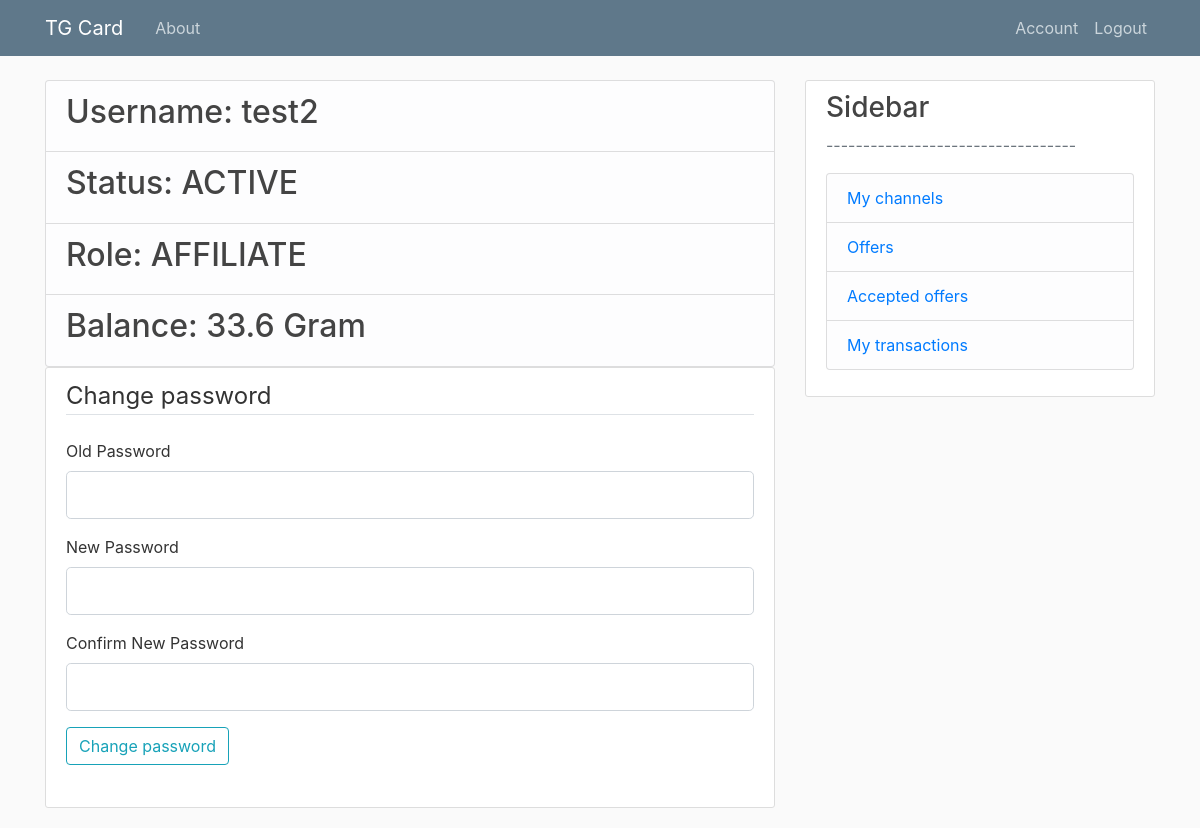
Before: /account (signed in) with the older database file.
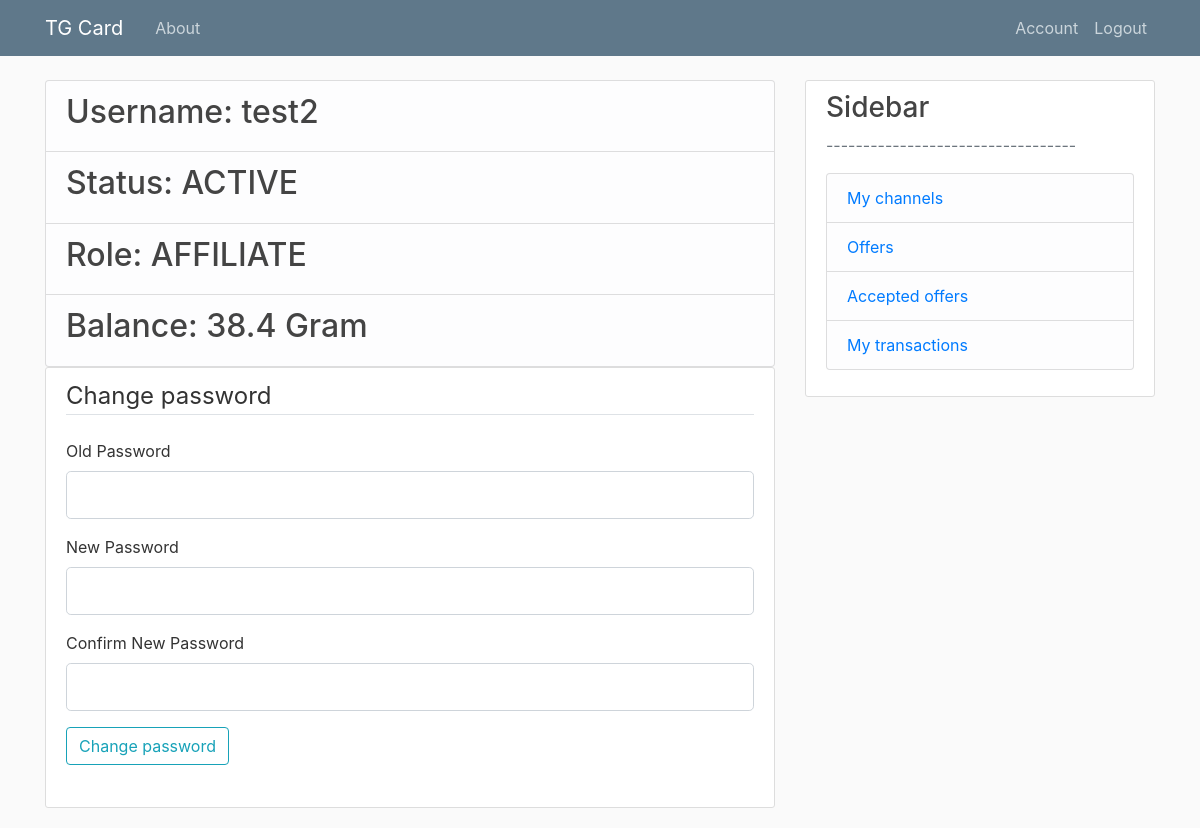
After: the same page with the newer database file.
### models.py (models this page shows, shortened)
class User(db.Model, UserMixin):
    id = db.Column(db.Integer, primary_key=True)
    username = db.Column(db.String, index=True, unique=True, nullable=False) # unique user id in telegram
    password = db.Column(db.String, nullable=False)
    role = db.Column(db.Integer, nullable=False) # advert. \ affil. \ moder. \ admin
    status = db.Column(db.String, index=True, nullable=False) # active \ inactive
    balance = db.Column(db.Float, index=True, default=0)
    channels = db.relationship('Channel', backref='user', lazy=True)
    offers = db.relationship('Offer', backref='user', lazy=True)
    tasks = db.relationship('Task', backref='user', lazy=True)
    transactionsAdv = db.relationship('Transaction', backref='userAdv', foreign_keys='Transaction.advId', lazy=True)
    transactionsAff = db.relationship('Transaction', backref='userAff', foreign_keys='Transaction.affId', lazy=True)

### routes.py (the view, shortened to what this page needs)
@app.route("/account", methods=['GET', 'POST'])
@login_required
def account():
    form = ChangePassForm()
    return render_template('account.html', title='Account', form=form)

### forms.py
class ChangePassForm(FlaskForm):
    passwordOld = PasswordField('Old Password', validators=[DataRequired()])
    passwordNew = PasswordField('New Password', validators=[DataRequired()])
    confirm_passwordNew = PasswordField('Confirm New Password',
                                     validators=[DataRequired(), EqualTo('passwordNew')])
    submit = SubmitField('Change password')

### models.py (called while the page is built)
@login_manager.user_loader
def load_user(user_id):
    return User.query.get(int(user_id))

### templates/account.html (shortened to what this page needs)
{% extends "layout.html" %}
{% block content %}
    <ul class="list-group">
        <li class="list-group-item list-group-item-light"><h2>Username: {{ current_user.username }}</h2></li>
        <li class="list-group-item list-group-item-light"><h2>Status: {{ current_user.status }}</h2></li>
        <li class="list-group-item list-group-item-light"><h2>Role: {{ current_user.role }}</h2></li>
        <li class="list-group-item list-group-item-light"><h2>Balance: {{ current_user.balance }} Gram</h2></li>
    </ul>
    <div class="content-section">
        <form method="POST" action="">
        <fieldset class="form-group">
            <legend class="border-bottom mb-4">Change password</legend>
            <div class="form-group">
                {{ form.passwordOld.label(class="form-control-label") }}
                {% if form.passwordOld.errors %}
                    {{ form.passwordOld(class="form-control form-control-lg is-invalid") }}
                    <div class="invalid-feedback">
                        {% for error in form.passwordOld.errors %}
                            <span>{{ error }}</span>
                        {% endfor %}
                    </div>
                {% else %}
                    {{ form.passwordOld(class="form-control form-control-lg") }}
                {% endif %}
            </div>
            <div class="form-group">
                {{ form.passwordNew.label(class="form-control-label") }}
                {% if form.passwordNew.errors %}
                    {{ form.passwordNew(class="form-control form-control-lg is-invalid") }}
                    <div class="invalid-feedback">
                        {% for error in form.passwordNew.errors %}
                            <span>{{ error }}</span>
                        {% endfor %}
                    </div>
                {% else %}
                    {{ form.passwordNew(class="form-control form-control-lg") }}
                {% endif %}
            </div>
            <div class="form-group">
                {{ form.confirm_passwordNew.label(class="form-control-label") }}
                {% if form.confirm_passwordNew.errors %}
                    {{ form.confirm_passwordNew(class="form-control form-control-lg is-invalid") }}
                    <div class="invalid-feedback">
                        {% for error in form.confirm_passwordNew.errors %}
                            <span>{{ error }}</span>
                        {% endfor %}
                    </div>
                {% else %}
                    {{ form.confirm_passwordNew(class="form-control form-control-lg") }}
                {% endif %}
            </div>
    	    <div class="form-group">
         	    {{ form.submit(class="btn btn-outline-info") }}
    	    </div>
            </fieldset>
        </form>
    </div>
{% endblock content %}

Changed rows visible on the page:
changed User "test2": balance "33.6" → "38.4"
